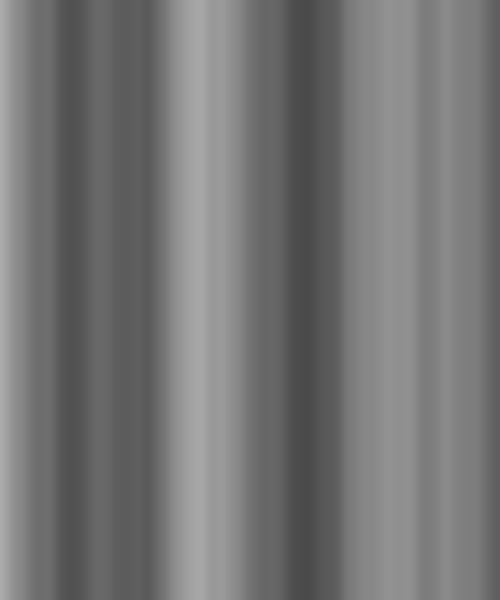
Frame 1 (no input)
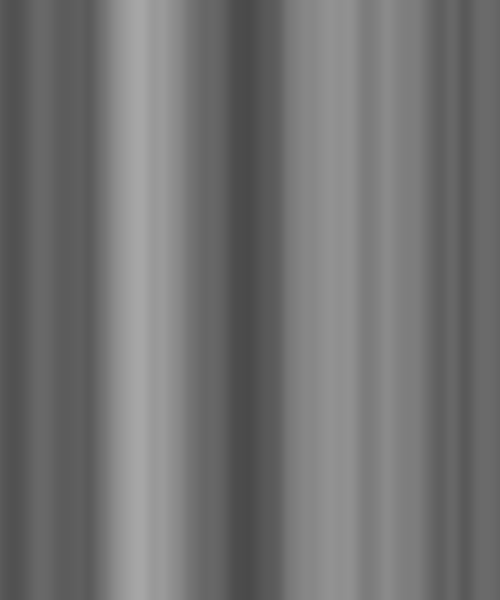
Frame 60 (no input)
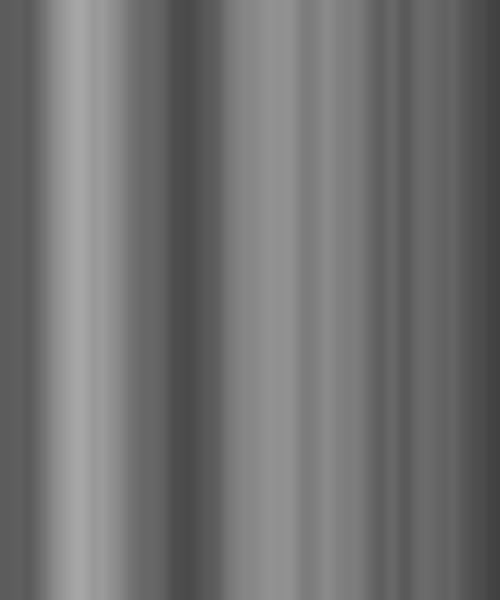
Frame 120 (the mouse pressed at the canvas centre since frame 60)

The p5.js sketch that drew these frames (run headless with seeded random() and noise() and a simulated clock; from frame 60 on, the mouse is pressed at the canvas centre):

// p5.js sketch
// ── sketch.js
function setup() {
  createCanvas(500, 600);
  noStroke();
}

function draw() {
  background(255);
  
  for (var x = 0; x < width; x++) {
    var freq = (x + frameCount) * 0.01;
    var amp = 255; // the range of color
    var noiseValue = noise(freq) * amp;

    fill(noiseValue);
    rect(x,0,1,height);
  }
}
